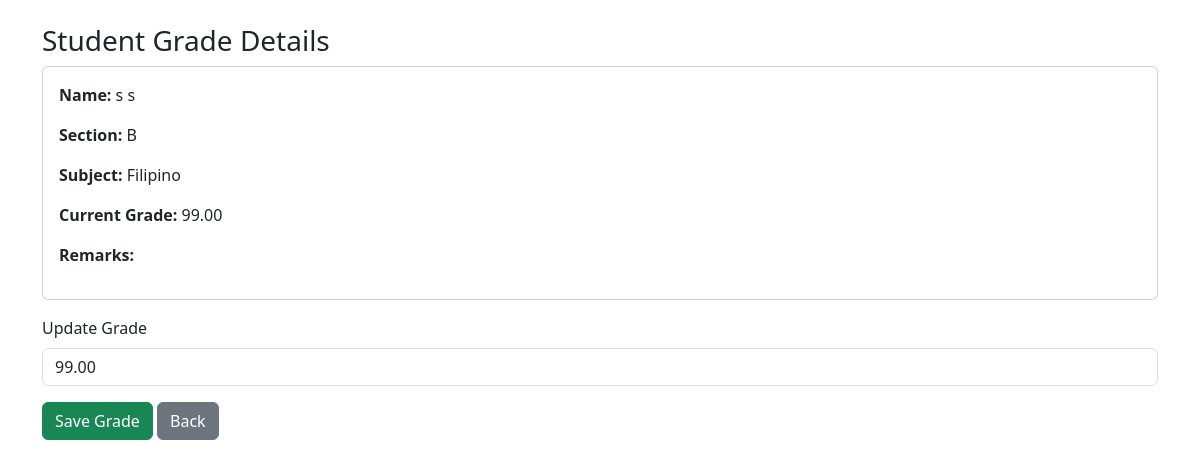
/WEBGRADINGSYSTEMPORTAL-Latest/grade_student.php?grade_id=1 (signed in), run on the app's committed database.
### tables this page shows
CREATE TABLE `tbl_grades` (
  `grade_id` int(10) UNSIGNED NOT NULL,
  `student_id` int(10) UNSIGNED NOT NULL,
  `subject_id` int(10) UNSIGNED NOT NULL,
  `teacher_account_id` int(10) UNSIGNED DEFAULT NULL,
  `grading_period` enum('Q1','Q2','Q3','Q4','Final') NOT NULL DEFAULT 'Final',
  `q1` decimal(5,2) DEFAULT NULL,
  `q2` decimal(5,2) DEFAULT NULL,
  `q3` decimal(5,2) DEFAULT NULL,
  `q4` decimal(5,2) DEFAULT NULL,
  `midterm` decimal(5,2) DEFAULT NULL,
  `final` decimal(5,2) DEFAULT NULL,
  `grade` decimal(5,2) NOT NULL,
  `remarks` varchar(60) DEFAULT NULL,
  `date_recorded` datetime NOT NULL DEFAULT current_timestamp(),
  `quarter_id` int(11) DEFAULT NULL
);

CREATE TABLE `tbl_accounts` (
  `account_id` int(10) UNSIGNED NOT NULL,
  `username` varchar(80) NOT NULL,
  `password` varchar(255) NOT NULL,
  `role` enum('admin','teacher','student','parent') NOT NULL,
  `first_name` varchar(80) NOT NULL,
  `last_name` varchar(80) NOT NULL,
  `email` varchar(150) DEFAULT NULL,
  `contact_number` varchar(30) DEFAULT NULL,
  `created_at` datetime NOT NULL DEFAULT current_timestamp()
);

CREATE TABLE `tbl_sections` (
  `section_id` int(10) UNSIGNED NOT NULL,
  `year_level_id` int(10) UNSIGNED NOT NULL,
  `strand_id` int(10) UNSIGNED DEFAULT NULL,
  `section_name` varchar(60) NOT NULL
);

CREATE TABLE `tbl_subjects` (
  `subject_id` int(10) UNSIGNED NOT NULL,
  `subject_name` varchar(120) NOT NULL,
  `year_level_id` int(10) UNSIGNED DEFAULT NULL,
  `semester` enum('1','2','Full Year') DEFAULT 'Full Year',
  `semester_id` int(11) DEFAULT NULL,
  `strand_id` int(10) UNSIGNED DEFAULT NULL
);

### WEBGRADINGSYSTEMPORTAL-Latest/grade_student.php (the view, shortened to what this page needs)
<?php
require 'db_connect.php';
$grade_id = $_GET['grade_id'] ?? null;
$stmt = $conn->prepare("
    SELECT g.*, s.subject_name, st.student_id, a.first_name, a.last_name, sec.section_name
    FROM tbl_grades g
    JOIN tbl_subjects s ON g.subject_id = s.subject_id
    JOIN tbl_students st ON g.student_id = st.student_id
    JOIN tbl_accounts a ON st.account_id = a.account_id
    JOIN tbl_sections sec ON st.section_id = sec.section_id
    WHERE g.grade_id = ?
");
$stmt->bind_param("i", $grade_id);
$stmt->execute();
$grade_info = $stmt->get_result()->fetch_assoc();
?>
<!DOCTYPE html>
<html lang="en">
<head>
<link rel="stylesheet" href="https://cdn.jsdelivr.net/npm/bootstrap@5.3.0/dist/css/bootstrap.min.css">
</head>
<body class="p-4">
<div class="container">
    <h3>Student Grade Details</h3>
    <div class="card mb-3">
        <div class="card-body">
            <p><strong>Name:</strong> <?= htmlspecialchars($grade_info['first_name'] . ' ' . $grade_info['last_name']) ?></p>
            <p><strong>Section:</strong> <?= htmlspecialchars($grade_info['section_name']) ?></p>
            <p><strong>Subject:</strong> <?= htmlspecialchars($grade_info['subject_name']) ?></p>
            <p><strong>Current Grade:</strong> <?= htmlspecialchars($grade_info['grade']) ?></p>
            <p><strong>Remarks:</strong> <?= htmlspecialchars($grade_info['remarks']) ?></p>
        </div>
    </div>
    <form method="POST">
        <div class="mb-3">
            <label for="grade" class="form-label">Update Grade</label>
            <input type="number" name="grade" id="grade" class="form-control" min="0" max="100" value="<?= htmlspecialchars($grade_info['grade']) ?>" required>
        </div>
        <button type="submit" class="btn btn-success">Save Grade</button>
        <a href="students_dashboard.php" class="btn btn-secondary">Back</a>
    </form>
</div>
</body>
</html>

### data on the page
tbl_grades: tbl_accounts.first_name+last_name "s s", tbl_sections.section_name "B", subject.subject_name "Filipino", grade "99.00"
